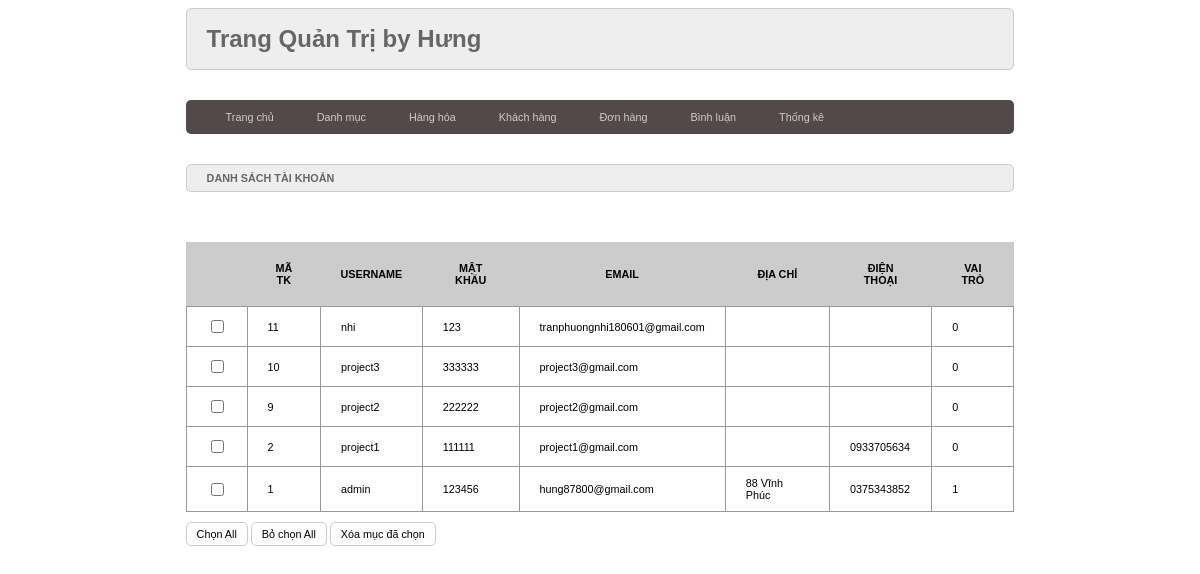
The app's page /admin/index.php?act=dskh with its own data.
### tables this page shows
CREATE TABLE `taikhoan` (
  `id` int(11) NOT NULL,
  `user` varchar(50) NOT NULL,
  `pass` varchar(50) NOT NULL,
  `email` varchar(255) NOT NULL,
  `diachi` varchar(255) DEFAULT NULL,
  `sdt` varchar(20) DEFAULT NULL,
  `role` tinyint(4) NOT NULL DEFAULT 0
);

### model/pdo.php (called while the page is built, shortened)
<?php
function pdo_get_connection(){
    $servername = "localhost";
    $username = "root";
    $password = "";
    try {
        $conn = new PDO("mysql:host=$servername;dbname=sql", $username, $password);
        $conn->setAttribute(PDO::ATTR_ERRMODE, PDO::ERRMODE_EXCEPTION);
        return $conn;
    } catch(PDOException $e) {
        echo "Connection failed: " . $e->getMessage();
    }
}
function pdo_query($sql){
    $sql_args=array_slice(func_get_args(),1);
    try{
        $conn=pdo_get_connection();
        $stmt=$conn->prepare($sql);
        $stmt->execute($sql_args);
        $rows=$stmt->fetchAll();
        return $rows;
    }
    catch(PDOException $e){
        throw $e;
    }
    finally{
        unset($conn);
    }
}
?>

### model/taikhoan.php (called while the page is built, shortened)
<?php
        function loadall_taikhoan(){
            $sql = "select * from taikhoan order by id desc";
            $listdanhmuc=pdo_query($sql);
            return $listdanhmuc;
        }
?>

### admin/taikhoan/list.php (the view, shortened to what this page needs)
<div class="row">
        <div class="row frmtitle mb">
          <h1>DANH SÁCH TÀI KHOẢN</h1>
        </div>
        <div class="row frmcontent">
            <div class="row mb10 frmdsloai">
                <table>
                    <tr>
                        <th></th>
                        <th>MÃ TK</th>
                        <th>USERNAME</th>
                        <th>MẬT KHẨU</th>
                        <th>EMAIL</th>
                        <th>ĐỊA CHỈ</th>
                        <th>ĐIỆN THOẠI</th>
                        <th>VAI TRÒ</th>
                    </tr>
                    <?php
                        foreach($listtk as $tk){
                            extract($tk);
                            echo '
                            <tr>
                                <td><input type="checkbox" name="" id=""></td>
                                <td>'.$id.'</td>
                                <td>'.$user.'</td>
                                <td>'.$pass.'</td>
                                <td>'.$email.'</td>
                                <td>'.$diachi.'</td>
                                <td>'.$sdt.'</td>
                                <td>'.$role.'</td>
                            </tr>
                            ';
                        }
                    ?>
                </table>
            </div>
          <div class="row mb10">
            <input type="button" name="select-all" value="Chọn All" />
            <input type="button" name="deselectAll" value="Bỏ chọn All" />
            <input type="button" value="Xóa mục đã chọn" />
          </div>
        </div>
      </div>

### admin/hearder.php (shortened to what this page needs)
<!DOCTYPE html>
<html lang="en">
<head>
    <link rel="stylesheet" href="../view/css/style.css  ">
</head>
<div class="boxcenter">
        <div class="row mb headeradmin">
            <h1>Trang Quản Trị by Hưng</h1>
        </div>
        <div class="row mb menu">
            <ul>
                <li><a href="index.php">Trang chủ</a></li>
                <li><a href="index.php?act=listdm">Danh mục</a></li>
                <li><a href="index.php?act=listsp">Hàng hóa</a></li>
                <li><a href="index.php?act=dskh">Khách hàng</a></li>
                <li><a href="index.php?act=dsdh">Đơn hàng</a></li>
                <li><a href="index.php?act=dsbl">Bình luận</a></li>
                <li><a href="index.php?act=thongke">Thống kê</a></li>
            </ul>
        </div>

### admin/index.php (shortened to what this page needs)
<?php
    include "../model/pdo.php";
    include "../model/taikhoan.php";
    include "hearder.php";
    if(isset($_GET['act'])){
        $act=$_GET['act'];
        switch($act){
            case 'dskh':
                $listtk=loadall_taikhoan();
                include "taikhoan/list.php";
                break;
        }
    }
    else{
        include "home.php";
    }
    include "footer.php";
?>

### admin/footer.php
    </div>
</body>
</html>

### view/css/style.css (style rules this page uses)
* { box-sizing: border-box; font-family: sans-serif; font-size: 0.9vw; }
.boxcenter { width: 70%; margin: 0 auto; }
.row { float: left; width: 100%; }
.mb { margin-bottom: 30px; }
.mb10 { margin-bottom: 10px; }
.menu { background-color: rgb(83, 73, 73); color: #CCC; border-radius: 5px; }
.menu ul { padding: 0px 20px; }
.menu ul li { list-style-type: none; display: inline; padding: 0px 20px; }
.menu ul li a { color: #CCC; text-decoration: none; transition: 0.9s; }
.formtaikhoan input[type="submit"], .formtaikhoan input[type="reset"], .frmcontent input[type="submit"], .frmcontent input[type="reset"], .frmcontent input[type="button"] { background-color: white; border: 1px #CCC solid; padding: 5px 10px; border-radius: 5px; }
.headeradmin { background-color: #EEE; border: 1px #CCC solid; border-radius: 5px; color: #666; padding: 0px 20px; }
.headeradmin h1 { font-size: 2vw; }
.frmtitle { background-color: #EEE; border: 1px #CCC solid; border-radius: 5px; color: #666; padding: 0px 20px; }
.frmcontent { padding: 20px 0px }
.frmdsloai table { width: 100%; border-collapse: collapse; }
.frmdsloai table th { padding: 20px; background-color: #CCC; }
.frmdsloai table td { padding: 10px 20px; border: 1px #999 solid; }
* { box-sizing: border-box }

### records on screen
taikhoan: id "11", user "nhi", pass "123", email "tranphuongnhi180601@gmail.com", role "0"
taikhoan: id "10", user "project3", pass "333333", email "project3@gmail.com", role "0"
taikhoan: id "9", user "project2", pass "222222", email "project2@gmail.com", role "0"
taikhoan: id "2", user "project1", pass "111111", email "project1@gmail.com", sdt "0933705634", role "0"
taikhoan: id "1", user "admin", pass "123456", email "hung87800@gmail.com", diachi "88 Vĩnh Phúc", sdt "0375343852", role "1"
